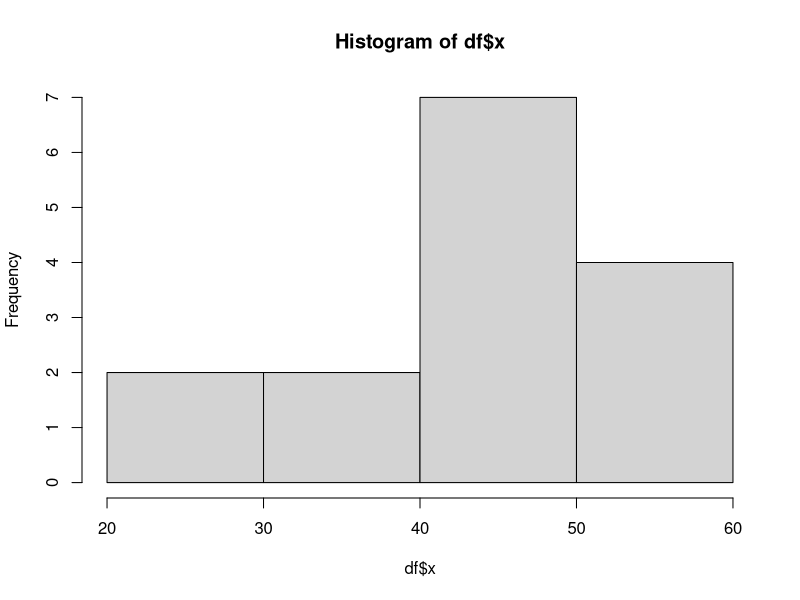

The R script that drew this image:
# data set
x <- c(22,25,34,35,41,41,46,46,46,47,49,54,54,59,60)

#data frame으로 저장
df <- as.data.frame(x)
hist(df$x)

n <- nrow(df)
mu <- 40
df$sigma <- sd(df$x) # sd : 표준편차
df$xbar <- mean(df$x)
df$diff <- df$x - df$xbar
df$diffsq <- df$diff^2

sd_cal <- sqrt(sum(df$diffsq) / (n-1))

xbar <- mean(df$x)
# t값
t <- (xbar-mu) / (sd_cal/sqrt(n))

# p-value 양쪽 검정
p_value <- 2*(1-pt(t,n-1))

# p-value 한쪽 검정
p_1sided = p_value/2

# 실제 ttest 명령어
t.test(df$x, mu=40)

